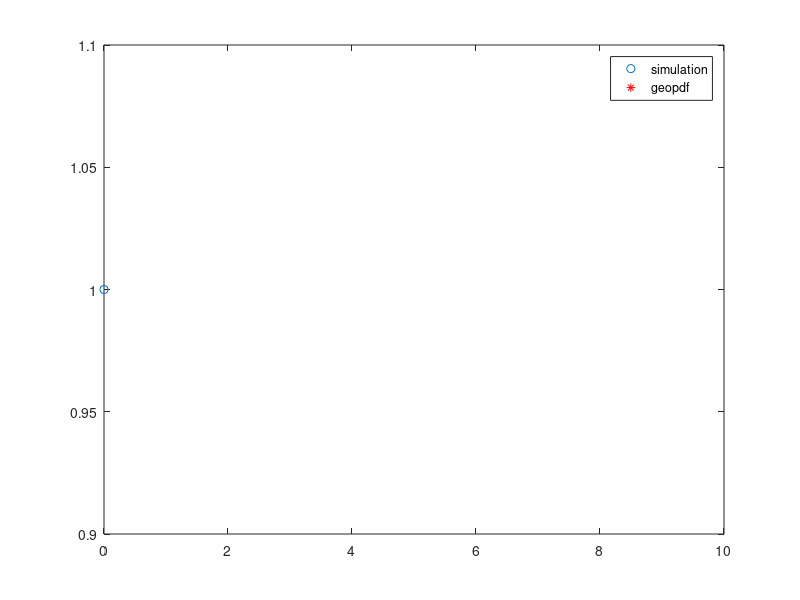

This figure's MATLAB source:
clear
clc
p = input('give the probability:');
N = input('give the nb of sim:');
for i=1:N
	X(i) = 0;
	while rand >= p
		X(i) = X(i)+1;
    end
end
k=0:10;
U_X = unique(X);
n_X = hist(X,length(U_X));
rel_freq = n_X / N;
plot(U_X,rel_freq,'o',k,geopdf(k,p),'*r')
legend('simulation','geopdf')